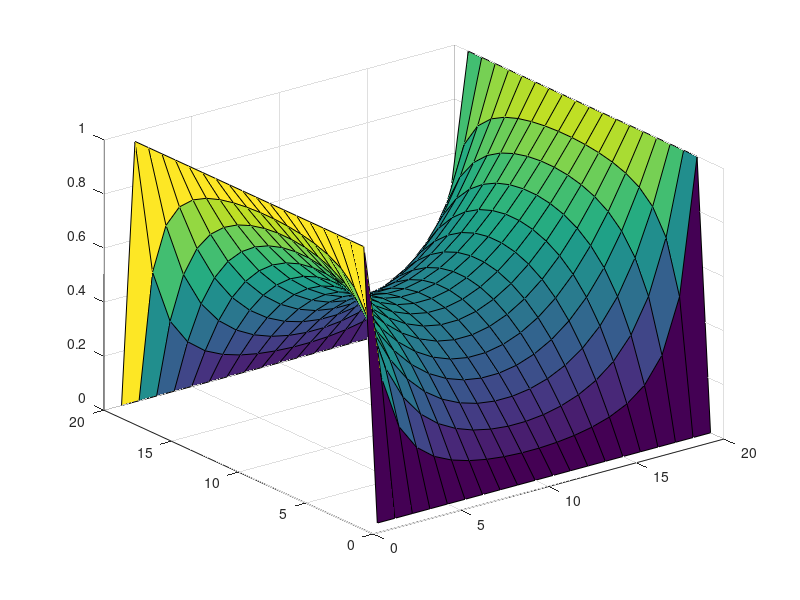

MATLAB code to generate this figure: (Note: this script raises an error after producing the figure.)
close all

NX = 20;
NY = 20;

V = zeros (NX, NY);

%Boundary Conditions
V1 = 1;%right
V2 = 1;%left
V3 = 0;%top
V4 = 0;%bottom

iterations = 100;
%Iteration approach
           V(:, NX) = V1;
           V(:, 1) = V2;
           V(1, :) = V3;
           V(NY,:) = V4;
for i = 0:1:iterations
   for j=2:(NX-1)
       for k=2:(NY-1)
           V(j,k) = 0.25*(V(j+1,k) + V(j-1, k) + V(j, k+1) + V(j, k-1));
           

       end
   end
% x = 1:NX;
% y = 1:NY;
figure(1)
% [X,Y] = meshgrid(x,y);
surf(V)
% hold on;
pause(0.01)

end

figure(2)
%[A,B] = meshgrid(90.1:0.1:100);
[DX, DY] = gradient(V);
quiver(X,Y,DX,DY);
pause(0.05);

imboxfilt(V,3);